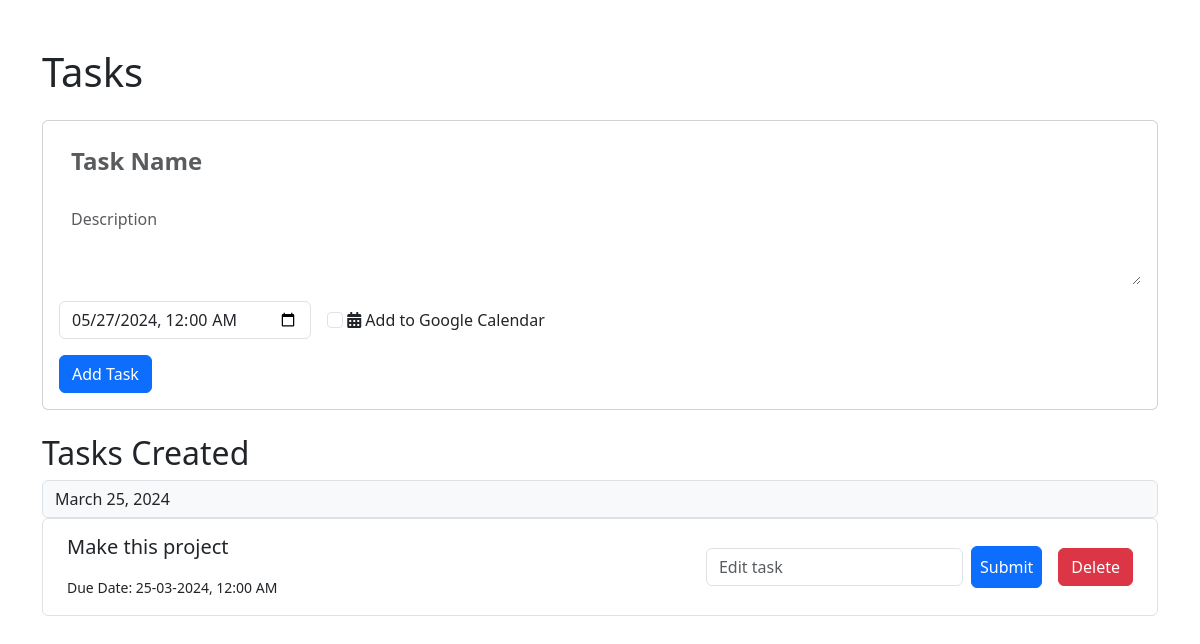
Before: / with the older database file.
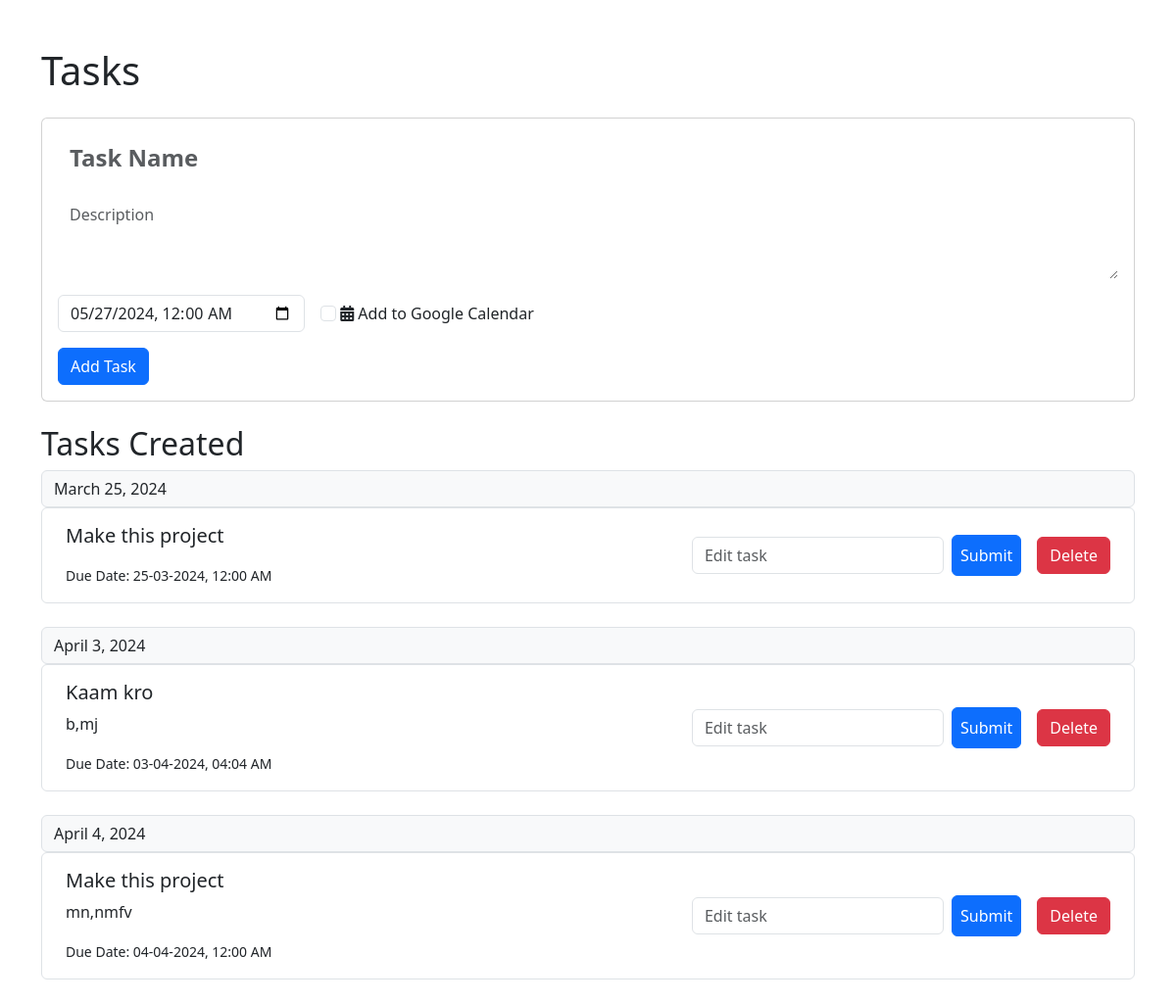
After: the same page with the newer database file.
### home/models.py (models this page shows, shortened)
class Task(models.Model):
    task_title = models.CharField(max_length=100)
    task_id = models.AutoField(primary_key=True)
    description = models.TextField(null=True, blank=True)
    dueDate = models.DateTimeField(null=True, blank=True)
    google_event_id = models.CharField(max_length=255, null=True, blank=True)

### home/views.py (the view)
# urls.py: path('', views.index, name='index'),
def index(request):
    tasks = Task.objects.all().order_by('dueDate')
    tasks_by_date = {date: list(items) for date, items in groupby(tasks, key=lambda task: timezone.localtime(task.dueDate).date())}
    context = {
        'tasks': tasks,
        'today_date': datetime.now(),
        'tasks_by_date': tasks_by_date,
    }
    return render(request, 'home/index.html', context)

### home/templates/home/index.html (shortened to what this page needs)
<!DOCTYPE html>
<html lang="en">
  <head>
    <link
      href="https://cdn.jsdelivr.net/npm/bootstrap@5.3.2/dist/css/bootstrap.min.css"
      rel="stylesheet"
    />
    <link
      rel="stylesheet"
      href="https://cdnjs.cloudflare.com/ajax/libs/font-awesome/5.15.4/css/all.min.css"
    />
  </head>
  <body>
    <div class="container mt-5">
      <h1 class="card-title mb-4">Tasks</h1>
      <div class="card">
        <div class="card-body">
          <form action="{% url 'add_task' %}" method="post">
            <div class="mb-3">
              <input
                type="text"
                class="form-control form-control-no-border"
                id="taskInput"
                placeholder="Task Name"
                name="task"
                style="font-weight: bold; font-size: 1.5rem"
                required
              />
            </div>
            <div class="mb-3">
              <textarea
                class="form-control form-control-no-border"
                id="descriptionInput"
                name="description"
                rows="3"
                placeholder="Description"
              ></textarea>
            </div>
            <div class="d-flex justify-content-start align-items-center mb-3">
              <div class="flex-grow-0 me-3">
                <input
                  type="datetime-local"
                  class="form-control"
                  id="dueDateInput"
                  placeholder="Due Date"
                  name="duedate"
                  value="{{ today_date|date:'Y-m-d' }}T00:00"
                  required
                />
              </div>
              <div class="flex-grow-0">
                <input
                  type="checkbox"
                  class="form-check-input"
                  id="addToGoogleCalendar"
                  name="addToGoogleCalendar"
                />
                <label class="form-check-label" for="addToGoogleCalendar">
                  <i class="fas fa-calendar-alt"></i> Add to Google Calendar
                </label>
              </div>
            </div>
            <button type="submit" class="btn btn-primary">Add Task</button>
          </form>
        </div>
      </div>
      <div class="mt-4">
        <h2>Tasks Created</h2>
        {% for date, tasks in tasks_by_date.items %}
        <span class="input-group-text">{{date}}</span>
        <ul class="list-group mb-4">
          {% for task in tasks %}
          <li class="list-group-item d-flex align-items-center" id="task-{{ task.task_id }}">
            <div class="p-2 flex-grow-1">
              <h5 id="task-title-{{ task.task_id }}">{{ task.task_title }}</h5>
              <p>{{ task.description }}</p>
              <small>Due Date: {{task.dueDate|date:"d-m-Y, h:i A" }}</small>
            </div>
            <form
              class="edit-form d-flex align-items-center edit-button"
              action="{% url 'edit_task' id=task.task_id %}"
              method="post"
              name="edit"
              data-task-id="{{ task.task_id }}"
            >
              <input
                type="text"
                class="form-control me-auto"
                name="newtask"
                id = "newtask-{{ task.task_id }}"
                placeholder="Edit task"
              />
              <button type="submit" class="btn btn-primary p-2 ms-2">
                Submit
              </button>
            </form>
            <form
              class="delete-form p-2 ms-2 delete-button"
              action="{% url 'delete_task' id=task.task_id %}"
              method="post"
              name="delete"
              data-task-id="{{ task.task_id }}"
            >
              <button type="submit" class="btn btn-danger">Delete</button>
            </form>
          </li>
          {% endfor %}
        </ul>
        {% endfor %}
      </div>
    </div>
  </body>
</html>

### home/templates/home/index.html (style rules this page uses)
.card { margin: auto; }
.form-control-no-border { border: none; }
.list-group-item { box-shadow: none; }

Changed rows visible on the page:
added Task: date "April 3, 2024", task_title "Kaam kro", description "b,mj", dueDate "03-04-2024, 04:04 AM"
added Task: date "April 4, 2024", task_title "Make this project", description "mn,nmfv", dueDate "04-04-2024, 12:00 AM"
